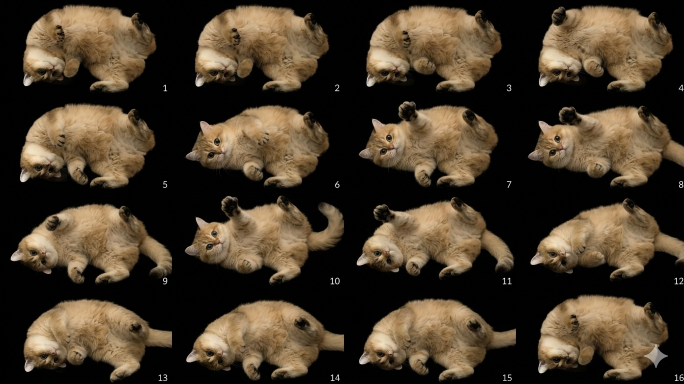
#> input picture cat_anime/bow.png, 1368 x 768 px (shown at 1/2 size)
$ python split.py
#> lines starting #> are read from the running program, lines starting #| are printed output that depends on the picture; after the words box and inside, x2 and y2 are one past the last pixel; in counts of white or black regions, pixels touching at a corner belong together
import cv2
import numpy as np
import os

input_path = "cat_anime/bow.png"
output_dir = "frames_final"

os.makedirs(output_dir, exist_ok=True)

# 读取图片
img = cv2.imread(input_path)
#> img is the input picture: shape (768, 1368, 3); mean B, G, R 40.8, 56.8, 69.3
if img is None:
    raise ValueError("图片路径错误")

gray = cv2.cvtColor(img, cv2.COLOR_BGR2GRAY)
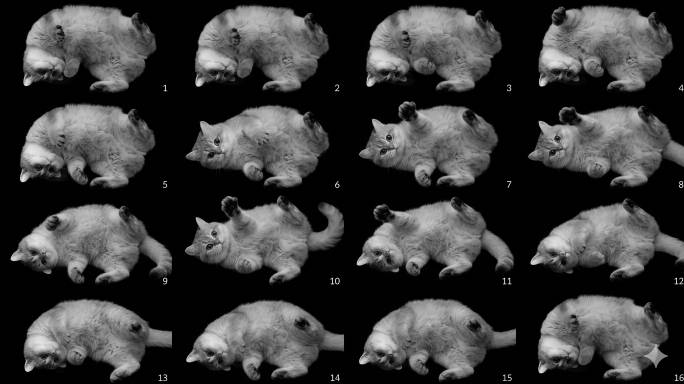
#> gray: shape (768, 1368) (shown at 1/2 size); min 0, max 255, mean 58.7

# ✅ 1. 二值化（稍微放宽，保证猫完整）
_, thresh = cv2.threshold(gray, 235, 255, cv2.THRESH_BINARY_INV)
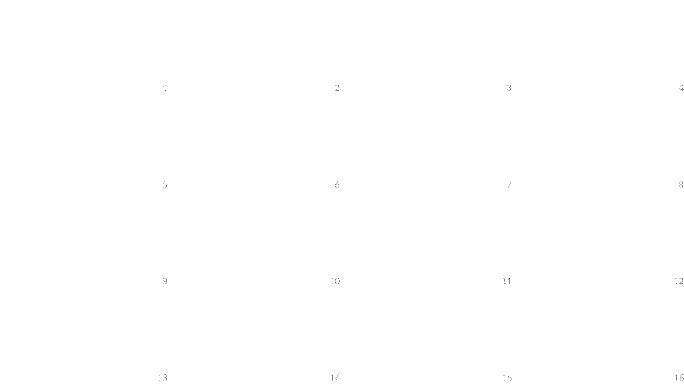
#> thresh: shape (768, 1368) (shown at 1/2 size); 100% white; black in thin lines or dots, all inside (x1, y1, x2, y2) = (318, 170, 1367, 762)

# ✅ 2. 关键：腐蚀，强制断开粘连
kernel = np.ones((5, 5), np.uint8)
thresh = cv2.erode(thresh, kernel, iterations=2)
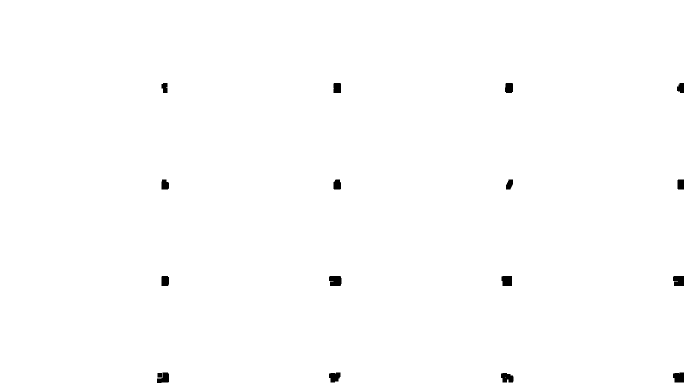
#> thresh: shape (768, 1368) (shown at 1/2 size); 99.5% white; 17 black regions, largest, box (x1, y1, x2, y2) and area: (658, 552, 683, 572) 461, (1346, 552, 1368, 572) 410, (1003, 552, 1024, 572) 398

# （可选）轻微恢复形状
thresh = cv2.dilate(thresh, kernel, iterations=1)
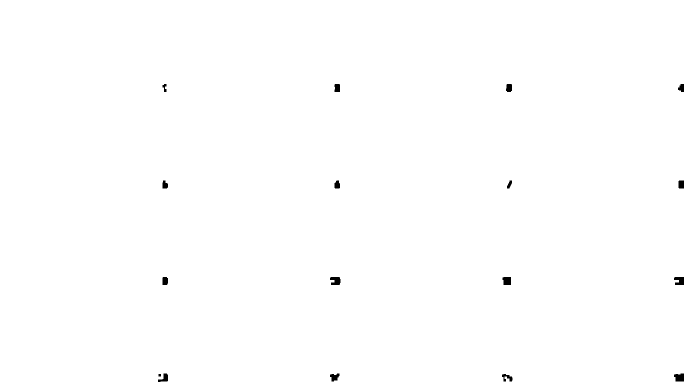
#> thresh: shape (768, 1368) (shown at 1/2 size); 99.7% white; 17 black regions

# ✅ 3. 找轮廓
contours, _ = cv2.findContours(thresh, cv2.RETR_EXTERNAL, cv2.CHAIN_APPROX_SIMPLE)
#> contours = 1 contour; box (x1, y1, x2, y2) and area: (0, 0, 1368, 768) 1047578

boxes = []

# ✅ 4. 过滤合理区域
for cnt in contours:
    x, y, w, h = cv2.boundingRect(cnt)
    area = w * h

    # 过滤太小噪声
    if area < 20000:
        continue

    boxes.append((x, y, w, h))
#> this loop made 1 pass
#> (x, y, w, h, area) on pass 1: (0, 0, 1368, 768, 1050624)
#> after the loop, boxes = [(0, 0, 1368, 768)]

# ✅ 5. 排序（从上到下，从左到右）
boxes = sorted(boxes, key=lambda b: (b[1] // 100, b[0]))

print(f"检测到 {len(boxes)} 个目标")
#| 检测到 1 个目标

# ✅ 6. 裁剪 + 精细去边
for i, (x, y, w, h) in enumerate(boxes, 1):
    sub = img[y:y+h, x:x+w]

    # 再做一次精细去白边
    gray_sub = cv2.cvtColor(sub, cv2.COLOR_BGR2GRAY)
    _, th = cv2.threshold(gray_sub, 240, 255, cv2.THRESH_BINARY_INV)

    coords = cv2.findNonZero(th)
    if coords is not None:
        x2, y2, w2, h2 = cv2.boundingRect(coords)
        sub = sub[y2:y2+h2, x2:x2+w2]

    out_path = os.path.join(output_dir, f"{i:02d}.png")
    cv2.imwrite(out_path, sub)

    print("Saved:", out_path)
#> this loop made 1 pass
#> (i, x, y, w, h, x2, y2, w2) on pass 1: (1, 0, 0, 1368, 768, 0, 0, 1368)
#| Saved: frames_final/01.png

print("✅ 完成")
